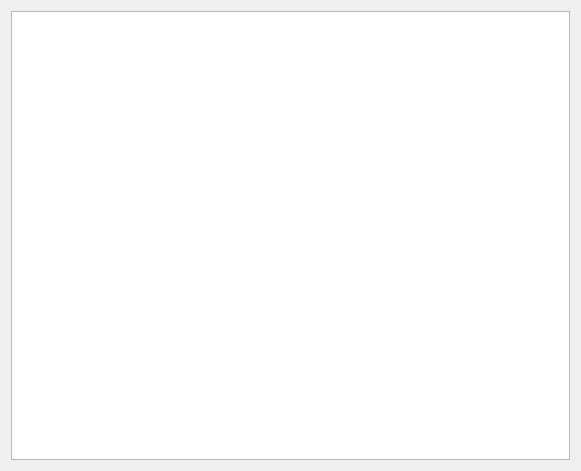
<?xml version="1.0" encoding="UTF-8"?>
<ui version="4.0">
 <class>resources_view</class>
 <widget class="QDialog" name="resources_view">
  <property name="geometry">
   <rect>
    <x>0</x>
    <y>0</y>
    <width>581</width>
    <height>471</height>
   </rect>
  </property>
  <property name="windowTitle">
   <string>Resources View</string>
  </property>
  <layout class="QVBoxLayout" name="verticalLayout">
   <item>
    <widget class="QTreeView" name="tv_robjects">
     <property name="editTriggers">
      <set>QAbstractItemView::NoEditTriggers</set>
     </property>
     <property name="showDropIndicator" stdset="0">
      <bool>false</bool>
     </property>
     <property name="alternatingRowColors">
      <bool>true</bool>
     </property>
     <property name="rootIsDecorated">
      <bool>false</bool>
     </property>
     <property name="itemsExpandable">
      <bool>false</bool>
     </property>
     <property name="sortingEnabled">
      <bool>true</bool>
     </property>
     <property name="expandsOnDoubleClick">
      <bool>false</bool>
     </property>
    </widget>
   </item>
  </layout>
 </widget>
 <resources/>
 <connections/>
</ui>
